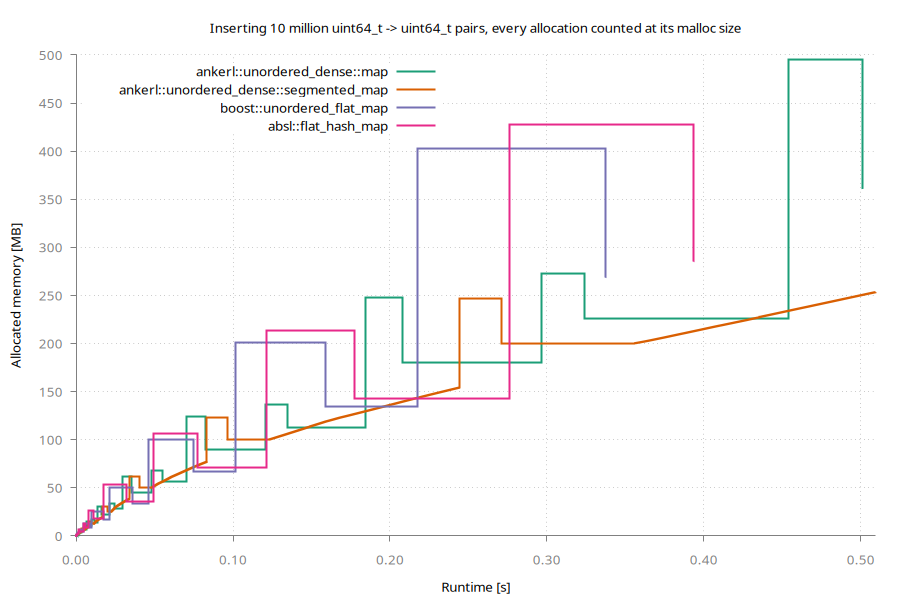

Here is the gnuplot script that generated this plot:
#!/usr/bin/gnuplot
#
# Draws allocated_memory.png from the CSVs scripts/ab/alloc_timeline.cpp writes. That script passes
# the series in, so a machine without boost or abseil gets a chart of whatever it could measure
# instead of an error about a missing file:
#
#   gnuplot -e "files='a.csv b.csv'; titles='name-a name-b'" allocated_memory.gnuplot
#
# noenhanced, because every title here is a C++ name full of underscores and enhanced text turns
# each one into a subscript.

set encoding utf8
set terminal pngcairo size 900,600 font 'Verdana,10' noenhanced

if (!exists("files")) {
    files = 'allocated_memory_map.csv allocated_memory_segmented_map.csv'
    titles = 'ankerl::unordered_dense::map ankerl::unordered_dense::segmented_map'
}

set datafile separator ','

# The x axis ends where the slowest map finished, rather than at the next round number.
set autoscale xfix
set format x "%.2f"

# Border and grid: gray, thin, behind the data.
set style line 11 lc rgb '#808080' lt 1
set border 3 back ls 11
set tics nomirror out scale 0.75
set style line 12 lc rgb '#808080' lt 0 lw 1
set grid back ls 12

set style line 1 lt 1 lc rgb '#1B9E77' # dark teal
set style line 2 lt 1 lc rgb '#D95F02' # dark orange
set style line 3 lt 1 lc rgb '#7570B3' # dark lilac
set style line 4 lt 1 lc rgb '#E7298A' # dark magenta

set key left top
set output 'allocated_memory.png'

set xlabel "Runtime [s]"
set ylabel "Allocated memory [MB]"
set title "Inserting 10 million uint64_t -> uint64_t pairs, every allocation counted at its malloc size"

# steps, not lines: memory changes at an instant and holds until the next allocation, so an
# interpolated slope between two points would be a picture of something that never happened.
plot for [i=1:words(files)] word(files, i) using 1:($2/1e6) with steps ls i lw 2 title word(titles, i)
